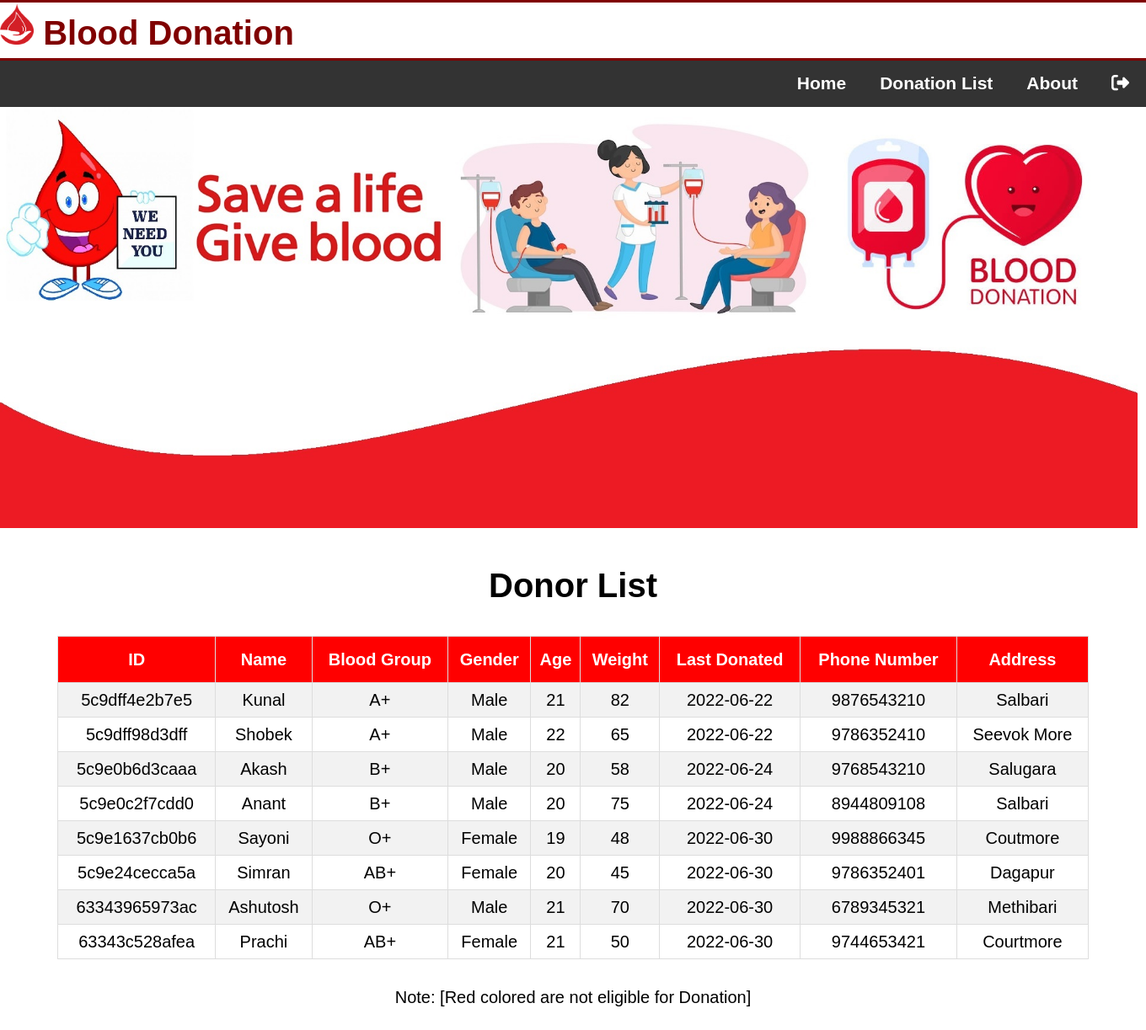
The page /admin/donorlist.php on the database its author committed.
### tables this page shows
CREATE TABLE `donor` (
  `id` varchar(20) NOT NULL,
  `name` varchar(30) DEFAULT NULL,
  `bgroup` varchar(10) DEFAULT NULL,
  `gender` varchar(10) DEFAULT NULL,
  `age` int(5) DEFAULT NULL,
  `weight` float DEFAULT NULL,
  `date` date DEFAULT NULL,
  `number` varchar(12) DEFAULT NULL,
  `address` varchar(40) DEFAULT NULL
);

### admin/donorlist.php (the view, shortened to what this page needs)
<?php
include('header/header.php');
include('header/navadmin.php');
include('header/connection.php');
?>
<!DOCTYPE html>
<html>
<head>
  <link rel="stylesheet" href="./css/d1.css">
</head>
<body>
  <br>
  <h1 align="center">Donor List</h1>
  <br>
  <table id="customers" style="margin: 0px auto;">
    <tr>
      <th>ID</th>
      <th>Name</th>
      <th>Blood Group</th>
      <th>Gender</th>
      <th>Age</th>
      <th>Weight</th>
      <th>Last Donated</th>
      <th>Phone Number</th>
      <th>Address</th>
    </tr>
    <?php
    $q = $db->query("SELECT * FROM donor");
    while ($p = $q->fetch(PDO::FETCH_OBJ)) {
    ?>
      <tr>
        <?php
        $d = $p->date;
        $current = date("Y/m/d");
        $month = ((strtotime($current) - strtotime($d)) / 60 / 60 / 24) / 30;
        if ($month < 3.0) {
        ?>
          <td>
            <font color="red"><?= $p->id; ?></font>
          </td>
          <td>
            <font color="red"><?= $p->name; ?></font>
          </td>
          <td>
            <font color="red"><?= $p->bgroup; ?></font>
          </td>
          <td>
            <font color="red"><?= $p->gender; ?></font>
          </td>
          <td>
            <font color="red"><?= $p->age; ?></font>
          </td>
          <td>
            <font color="red"><?= $p->weight; ?></font>
          </td>
          <td>
            <font color="red"><?= $p->date; ?></font>
          </td>
          <td>
            <font color="red"><?= $p->number; ?></font>
          </td>
          <td>
            <font color="red"><?= $p->address; ?></font>
          </td>
        <?php
        } else {
        ?>
          <td><?= $p->id; ?></td>
          <td><?= $p->name; ?></td>
          <td><?= $p->bgroup; ?></td>
          <td><?= $p->gender; ?></td>
          <td><?= $p->age; ?></td>
          <td><?= $p->weight; ?></td>
          <td><?= $p->date; ?></td>
          <td><?= $p->number; ?></td>
          <td><?= $p->address; ?></td>
        <?php
        }
        ?>
      </tr>
    <?php
    }
    ?>
  </table>
  <br>
  <p align="center" padding="40px">Note: [Red colored are not eligible for Donation] </p>
</body>
</html>

### admin/css/style.css (style rules this page uses)
body { font: 20px/1.5 Arial, Helvetica, sans-serif; padding: 0; margin: 5; background-color: inherit; }
* { margin: 0px; padding: 0px; }

### admin/css/nav.css (style rules this page uses)
body { font-family: Arial, Helvetica, sans-serif; }

### admin/css/d1.css (style rules this page uses)
#customers { font-family: "Trebuchet MS", Arial, Helvetica, sans-serif; border-collapse: collapse; width: 90%; margin: 0px; text-align: center; font-size: 20px; }
#customers td, #customers th { border: 1px solid #ddd; padding: 5px; }
#customers tr:nth-child(even) { background-color: #f2f2f2; }
#customers th { padding-top: 12px; padding-bottom: 12px; text-align: center; background-color: red; color: white; }
h1 { font-size: 40px; }

### rows shown on the page
donor: id "5c9dff4e2b7e5", name "Kunal", bgroup "A+", gender "Male", age "21", weight "82", date "2022-06-22", number "9876543210", address "Salbari"
donor: id "5c9dff98d3dff", name "Shobek", bgroup "A+", gender "Male", age "22", weight "65", date "2022-06-22", number "9786352410", address "Seevok More"
donor: id "5c9e0b6d3caaa", name "Akash", bgroup "B+", gender "Male", age "20", weight "58", date "2022-06-24", number "9768543210", address "Salugara"
donor: id "5c9e0c2f7cdd0", name "Anant", bgroup "B+", gender "Male", age "20", weight "75", date "2022-06-24", number "8944809108", address "Salbari"
donor: id "5c9e1637cb0b6", name "Sayoni", bgroup "O+", gender "Female", age "19", weight "48", date "2022-06-30", number "9988866345", address "Coutmore"
donor: id "5c9e24cecca5a", name "Simran", bgroup "AB+", gender "Female", age "20", weight "45", date "2022-06-30", number "9786352401", address "Dagapur"
donor: id "63343965973ac", name "Ashutosh", bgroup "O+", gender "Male", age "21", weight "70", date "2022-06-30", number "6789345321", address "Methibari"
donor: id "63343c528afea", name "Prachi", bgroup "AB+", gender "Female", age "21", weight "50", date "2022-06-30", number "9744653421", address "Courtmore"
